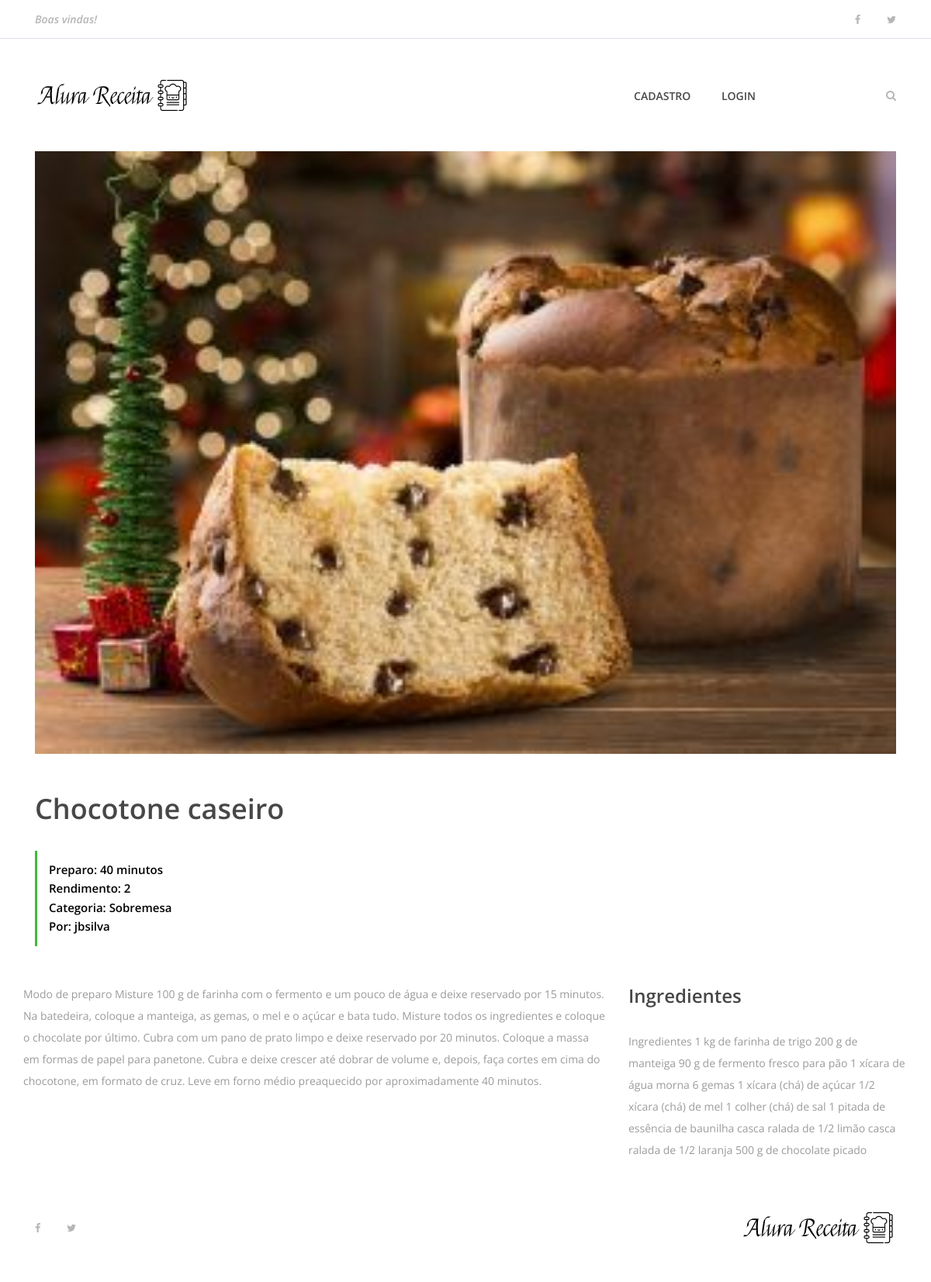
/4, run on the app's committed database.
### receitas/models.py (models this page shows, shortened)
class Receita(models.Model):
    pessoa = models.ForeignKey(User, on_delete=models.CASCADE)
    nome_receita = models.CharField(max_length=200)
    ingredientes = models.TextField()
    modo_preparo = models.TextField()
    tempo_preparo = models.IntegerField()
    rendimento = models.CharField(max_length=100)
    categoria = models.CharField(max_length=100)
    date_receita = models.DateTimeField(default=datetime.now, blank=True)
    foto_receita = models.ImageField(upload_to='fotos/%d/%m/%Y/', blank=True)
    publicada = models.BooleanField(default=False)

### receitas/views/receita.py (the view)
# urls.py: path('<int:receita_id>',  receita, name='receita'),
def receita(request, receita_id):
    receita = get_object_or_404(Receita, pk=receita_id)
    receita_a_exibir = {
        'receita' : receita
    }
    return render(request,'receita.html', receita_a_exibir)

### receitas/templates/receita.html (shortened to what this page needs)
{% extends 'base.html' %}
{% load static %}
{% block content %}
    {% include 'partials/_menu.html' %}
        <div class="container">
            <div class="row">
                <div class="col-12">
                    <div class="receipe-slider owl-carousel">
                        {% if receita.foto_receita == '' %}
                            <img src="{% static 'img/bg-img/tomate_banner.jpg' %}">
                        {% else %}
                            <img src="{{ receita.foto_receita.url }}" alt="">
                        {% endif %}
                    </div>
                </div>
            </div>
        </div>
        <div class="receipe-content-area">
            <div class="container">
                <div class="row">
                    <div class="col-12 col-md-8">
                        <div class="receipe-headline my-5">
                            <h2>{{receita.nome_receita}}</h2>
                            <div class="receipe-duration">
                                <h6>Preparo: {{receita.tempo_preparo}} minutos</h6>
                                <h6>Rendimento: {{receita.rendimento}}</h6>
                                <h6>Categoria: {{receita.categoria}}</h6>
                                <h6>Por: {{ receita.pessoa }}</h6>
                            </div>
                        </div>
                    </div>
                <div class="row">
                    <div class="col-12 col-lg-8">
                        <div class="single-preparation-step d-flex">
                            <p>{{receita.modo_preparo}}</p>
                        </div>
                    </div>
                    <div class="col-12 col-lg-4">
                        <div class="ingredients">
                            <h4>Ingredientes</h4>
                            <div class="ingredients">
                                <p>{{receita.ingredientes}}</p>
                            </div>
                        </div>
                    </div>
                </div>
    {% include 'partials/_footer.html' %}
{% endblock %}

### setup/static/site.css (style rules this page uses)
* { margin: 0; padding: 0; }
body { font-family: "Open Sans", sans-serif; font-size: 14px; }
h1, h2, h3, h4, h5, h6 { color: #000000; line-height: 1.3; font-weight: 600; }
p { color: #9b9b9b; font-size: 14px; line-height: 2; font-weight: 400; }
img { height: auto; max-width: 100%; }
.receipe-slider { position: relative; z-index: 1; }
.receipe-headline h2 { font-size: 36px; color: #474747; margin-bottom: 30px; }
.receipe-headline .receipe-duration { border-left: 3px solid #40ba37; padding: 15px; }
.receipe-headline .receipe-duration h6 { font-size: 15px; margin-bottom: 5px; }
.receipe-headline .receipe-duration h6:last-child { margin-bottom: 0; }
.single-preparation-step { position: relative; z-index: 1; margin-bottom: 50px; }
.ingredients h4 { color: #474747; margin-bottom: 30px; }

### data on the page
Receita: foto_receita (picture), nome_receita "Chocotone caseiro", tempo_preparo "40", rendimento "2", categoria "Sobremesa", pessoa "jbsilva", modo_preparo "Modo de preparo Misture 100 g de farinha com o fermento e um pouco de água e deixe reservado por 15 minutos. Na batedeira, coloque a manteiga, as gemas, o mel e o açúcar e bata tudo. Misture todos os ingredientes e coloque o chocolate por último. Cubra com um pano de prato limpo e deixe reservado por 20 minutos. Coloque a massa em formas de papel para panetone. Cubra e deixe crescer até dobrar de volume e, depois, faça cortes em cima do chocotone, em formato de cruz. Leve em forno médio preaquecido por aproximadamente 40 minutos.", ingredientes "Ingredientes 1 kg de farinha de trigo 200 g de manteiga 90 g de fermento fresco para pão 1 xícara de água morna 6 gemas 1 xícara (chá) de açúcar 1/2 xícara (chá) de mel 1 colher (chá) de sal 1 pitada de essência de baunilha casca ralada de 1/2 limão casca ralada de 1/2 laranja 500 g de chocolate picado"
